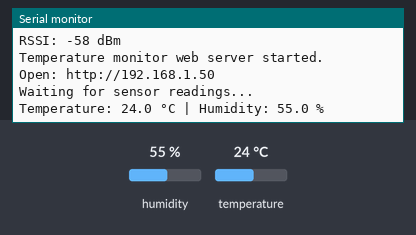
A sketch run on a simulated ESP32. On the bench: the last lines printed to the serial monitor. The test bench sets the inputs (shaded band); at power-on: humidity 55 %, temperature 24 °C. WiFi joins after 1.5 s; servers stay silent unless stated.

Above: at 2.7 s.
2.8 s: humidity set to 22 %
At 4.2 s:
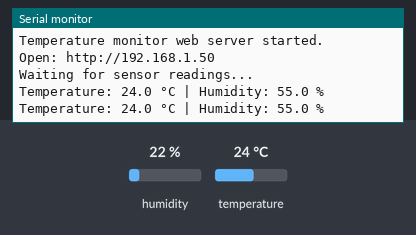
4.3 s: temperature set to 12 °C
5.8 s: humidity set to 40 %
At 7.0 s:
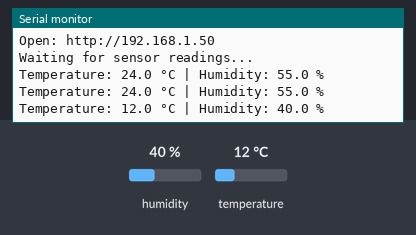

The sketch:

wifi_temperature_monitor.ino
```cpp
/*
  IoT Student Lab
  Project 28: Wi-Fi Temperature Monitor

  Platform: ESP32
  Sensor: DHT22
  Concept: Sensor + Wi-Fi + HTTP + Web Monitoring

  Learning Flow:
  DHT22 → ESP32 → Wi-Fi → Web Browser
*/

#include <WiFi.h>
#include <WebServer.h>
#include <DHT.h>

// --------------------------------------------------
// Wi-Fi Configuration
// --------------------------------------------------

const char* WIFI_SSID = "YOUR_WIFI_NAME";
const char* WIFI_PASSWORD = "YOUR_WIFI_PASSWORD";

// --------------------------------------------------
// DHT22 Configuration
// --------------------------------------------------

const int DHT_PIN = 4;
#define DHT_TYPE DHT22

DHT dht(DHT_PIN, DHT_TYPE);

// --------------------------------------------------
// Web Server
// --------------------------------------------------

WebServer server(80);

// --------------------------------------------------
// Sensor Data
// --------------------------------------------------

float temperatureC = NAN;
float humidity = NAN;

bool sensorValid = false;

unsigned long lastSensorRead = 0;

const unsigned long SENSOR_INTERVAL = 2000;

// --------------------------------------------------
// Read Sensor
// --------------------------------------------------

void readSensor() {

  float newHumidity = dht.readHumidity();
  float newTemperature = dht.readTemperature();

  if (
    isnan(newHumidity) ||
    isnan(newTemperature)
  ) {

    sensorValid = false;

    Serial.println("DHT22 reading failed.");

    return;
  }

  humidity = newHumidity;
  temperatureC = newTemperature;

  sensorValid = true;

  Serial.print("Temperature: ");
  Serial.print(temperatureC, 1);
  Serial.print(" °C | Humidity: ");
  Serial.print(humidity, 1);
  Serial.println(" %");
}

// --------------------------------------------------
// Generate Web Page
// --------------------------------------------------

String buildWebPage() {

  String page = R"rawliteral(
<!DOCTYPE html>

<html>

<head>

<meta name="viewport"
      content="width=device-width, initial-scale=1">

<meta http-equiv="refresh"
      content="5">

<title>ESP32 Temperature Monitor</title>

<style>

body {
  font-family: Arial, sans-serif;
  background: #f4f4f4;
  text-align: center;
  margin: 0;
  padding: 30px 15px;
}

.container {
  max-width: 700px;
  margin: auto;
  background: white;
  padding: 30px;
  border-radius: 14px;
}

h1 {
  margin-bottom: 5px;
}

.subtitle {
  margin-bottom: 30px;
}

.dashboard {
  display: flex;
  justify-content: center;
  gap: 15px;
  flex-wrap: wrap;
}

.card {
  min-width: 220px;
  padding: 25px;
  background: #eeeeee;
  border-radius: 12px;
}

.value {
  font-size: 36px;
  font-weight: bold;
  margin-top: 10px;
}

.info {
  text-align: left;
  line-height: 1.9;
  margin-top: 25px;
}

.success {
  font-weight: bold;
}

.error {
  font-weight: bold;
}

.note {
  margin-top: 25px;
  font-size: 14px;
}

</style>

</head>

<body>

<div class="container">

<h1>IoT Student Lab</h1>

<p class="subtitle">
Project 28 — Wi-Fi Temperature Monitor
</p>
)rawliteral";

  if (sensorValid) {

    page += R"rawliteral(

<div class="dashboard">

<div class="card">

<div>Temperature</div>

<div class="value">)rawliteral";

    page += String(temperatureC, 1);

    page += R"rawliteral( °C</div>

</div>

<div class="card">

<div>Humidity</div>

<div class="value">)rawliteral";

    page += String(humidity, 1);

    page += R"rawliteral( %</div>

</div>

</div>

<p class="success">
Sensor Status: OK
</p>

)rawliteral";

  } else {

    page += R"rawliteral(

<div class="card">

<div class="error">
Sensor Status: ERROR
</div>

<p>
Unable to read the DHT22.
</p>

<p>
Check the sensor wiring.
</p>

</div>

)rawliteral";

  }

  page += R"rawliteral(

<div class="card info">

<h2>ESP32 Network</h2>

<strong>SSID:</strong> )rawliteral";

  page += WiFi.SSID();

  page += R"rawliteral(<br>

<strong>IP Address:</strong> )rawliteral";

  page += WiFi.localIP().toString();

  page += R"rawliteral(<br>

<strong>RSSI:</strong> )rawliteral";

  page += String(WiFi.RSSI());

  page += R"rawliteral( dBm<br>

<strong>DHT22 GPIO:</strong> 4

</div>

<p class="note">
Page refreshes automatically every 5 seconds.
</p>

</div>

</body>

</html>
)rawliteral";

  return page;
}

// --------------------------------------------------
// Web Server Root
// --------------------------------------------------

void handleRoot() {

  server.send(
    200,
    "text/html",
    buildWebPage()
  );
}

// --------------------------------------------------
// Sensor Data Endpoint
// --------------------------------------------------

void handleData() {

  if (!sensorValid) {

    server.send(
      503,
      "text/plain",
      "Sensor data unavailable"
    );

    return;
  }

  String data = "Temperature: ";
  data += String(temperatureC, 1);
  data += " C\n";

  data += "Humidity: ";
  data += String(humidity, 1);
  data += " %\n";

  server.send(
    200,
    "text/plain",
    data
  );
}

// --------------------------------------------------
// 404 Handler
// --------------------------------------------------

void handleNotFound() {

  String message = "404 - Page Not Found\n\n";

  message += "Requested URI: ";
  message += server.uri();

  server.send(
    404,
    "text/plain",
    message
  );
}

// --------------------------------------------------
// Connect to Wi-Fi
// --------------------------------------------------

void connectToWiFi() {

  WiFi.mode(WIFI_STA);

  WiFi.begin(
    WIFI_SSID,
    WIFI_PASSWORD
  );

  Serial.print("Connecting to Wi-Fi");

  while (
    WiFi.status() != WL_CONNECTED
  ) {

    delay(500);

    Serial.print(".");
  }

  Serial.println();

  Serial.println("Wi-Fi connected!");

  Serial.print("SSID: ");
  Serial.println(WiFi.SSID());

  Serial.print("IP Address: ");
  Serial.println(WiFi.localIP());

  Serial.print("RSSI: ");
  Serial.print(WiFi.RSSI());
  Serial.println(" dBm");
}

// --------------------------------------------------
// Setup
// --------------------------------------------------

void setup() {

  Serial.begin(115200);

  Serial.println();

  Serial.println("================================");
  Serial.println("      IoT Student Lab");
  Serial.println(" Project 28: Wi-Fi Temperature");
  Serial.println("             Monitor");
  Serial.println("================================");

  dht.begin();

  connectToWiFi();

  server.on(
    "/",
    handleRoot
  );

  server.on(
    "/data",
    handleData
  );

  server.onNotFound(
    handleNotFound
  );

  server.begin();

  Serial.println("Temperature monitor web server started.");

  Serial.print("Open: http://");
  Serial.println(WiFi.localIP());

  Serial.println();
  Serial.println("Waiting for sensor readings...");
}

// --------------------------------------------------
// Main Loop
// --------------------------------------------------

void loop() {

  server.handleClient();

  if (
    millis() - lastSensorRead >=
    SENSOR_INTERVAL
  ) {

    lastSensorRead = millis();

    readSensor();
  }
}
```

Measured:
- after the input at 5.8 s, the serial monitor: prints a new line after 0.21 s (image 2)
